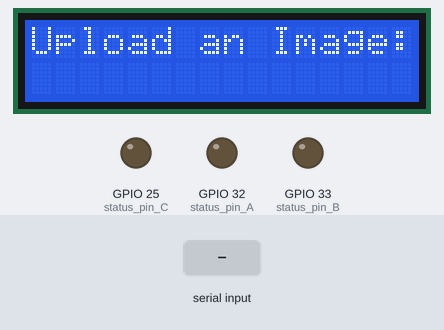
Simulated run of this sketch. Board: ESP32. Shown: 16×2 character LCD, output pins drawn as LEDs (lit = HIGH). Inputs (shaded band) come from the test bench.

Above: at 1.2 s.
1.3 s: "1\n" received over Serial
At 1.9 s:
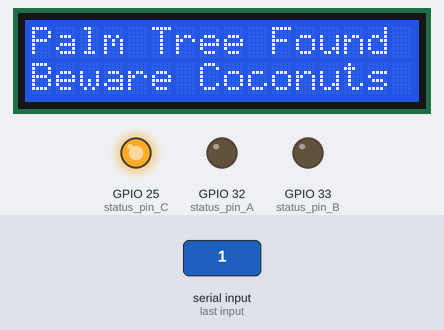
2.8 s: "2\n" received over Serial
At 4.0 s:
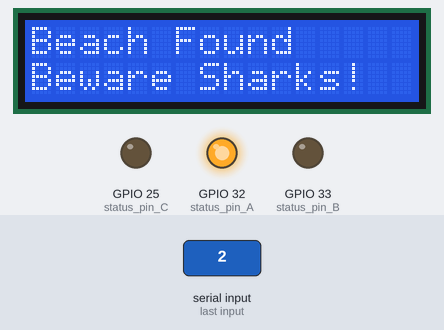
4.3 s: "3\n" received over Serial
At 5.4 s:
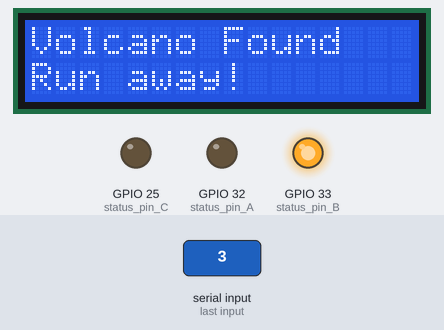
5.8 s: "90,45\n" received over Serial
At 6.4 s:
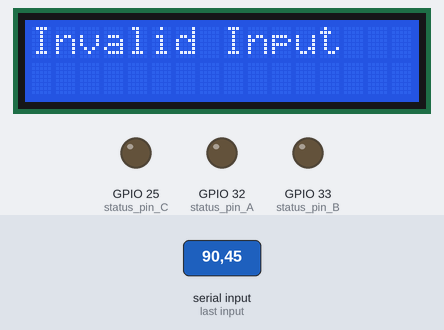
7.3 s: "0\n" received over Serial
At 7.6 s:
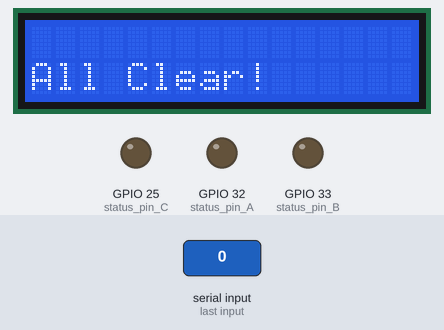
8.8 s: "30,150\n" received over Serial
At 9.9 s:
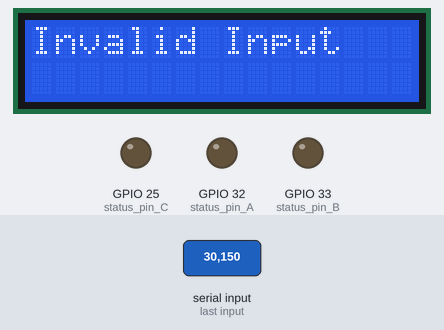
Timing chart, 0 to 11.3 s (numbered marks = the images above; inputs shaded):
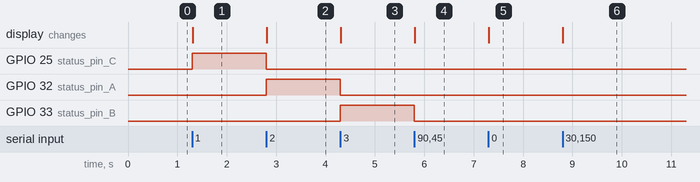

Measured:
- after the input at 1.3 s, GPIO 25 (status_pin_C): LOW → HIGH at once; the display: changes at once (image 1)
- after the input at 2.8 s, GPIO 25 (status_pin_C): HIGH → LOW at once; GPIO 32 (status_pin_A): LOW → HIGH at once; the display: changes at once (image 2)
- after the input at 4.3 s, GPIO 32 (status_pin_A): HIGH → LOW at once; GPIO 33 (status_pin_B): LOW → HIGH at once; the display: changes at once (image 3)
- after the input at 5.8 s, GPIO 33 (status_pin_B): HIGH → LOW at once; the display: changes at once (image 4)
- after the input at 7.3 s, the display: changes at once (image 5)
- after the input at 8.8 s, the display: changes at once (image 6)

The sketch:

takesSerialInput.ino
```cpp
#include <LiquidCrystal.h>
#include "StatusLight.h"

// Define the GPIO pins on the ESP32 connected to the LCD
const int rs = 4, en = 16, d4 = 17, d5 = 5, d6 = 18, d7 = 19;
const int status_pin_A = 32, status_pin_B = 33, status_pin_C = 25; // Status light pins

LiquidCrystal lcd(rs, en, d4, d5, d6, d7);
StatusLight myStatusLight(status_pin_A, status_pin_B, status_pin_C);

void setup() {
  // Initialize LCD
  lcd.begin(16, 2); // Adjust according to your LCD's dimensions
  lcd.print("Upload an Image:");
  Serial.begin(115200); // Initialize serial communication with baud rate 115200

  // Initialize Status Light
  myStatusLight.setupStatusLight();
}

void loop() {
  if (Serial.available()) { // Check if data is available to read
    String inputString = Serial.readStringUntil('\n'); // Read input as string until newline
    int inputNumber = inputString.toInt(); // Convert string to integer

    if (inputString.length() > 0 && inputNumber >= 0 && inputNumber <= 3) { // Check if input is valid
      lcd.clear(); // Clear the LCD screen
      lcd.setCursor(0, 1); // Set cursor to the second line

      // Display different messages based on input number
      switch (inputNumber) {
        case 0:
          myStatusLight.turnOff();
          lcd.print("All Clear!");
          break;
        case 1:
          myStatusLight.setSolid(status_pin_C);
          lcd.setCursor(0, 0); // Set cursor to first row, first column
          lcd.print("Palm Tree Found");
          lcd.setCursor(0, 1); // Set cursor to second row, first column
          lcd.print("Beware Coconuts");
          break;
        case 2:
          myStatusLight.setSolid(status_pin_A);
          lcd.setCursor(0, 0); // Set cursor to first row, first column
          lcd.print("Beach Found");
          lcd.setCursor(0, 1); // Set cursor to second row, first column
          lcd.print("Beware Sharks!");
          break;
        case 3:
          myStatusLight.setSolid(status_pin_B);
          lcd.setCursor(0, 0); // Set cursor to first row, first column
          lcd.print("Volcano Found");
          lcd.setCursor(0, 1); // Set cursor to second row, first column
          lcd.print("Run away!");
          break;
      }
    } else { // Invalid input
      myStatusLight.turnOff();
      lcd.clear(); // Clear the LCD screen
      lcd.print("Invalid Input");
    }
  }
}
```

StatusLight.cpp
```cpp
//StatusLight.cpp

#include "StatusLight.h"

//constructor defined
StatusLight::StatusLight(int pinA, int pinB, int pinC)
: PIN_A(pinA), PIN_B(pinB), PIN_C(pinC) {}

void StatusLight::setupStatusLight()
{
  pinMode(PIN_A, OUTPUT);
  pinMode(PIN_B, OUTPUT);
  pinMode(PIN_C, OUTPUT);
}

void StatusLight::setSolid(int pin)
{
  //allows for redundant calls without toggle
  if(digitalRead(pin) == LOW)
  {
    digitalWrite(PIN_A, (pin == PIN_A) ? HIGH : LOW);
    digitalWrite(PIN_B, (pin == PIN_B) ? HIGH : LOW);
    digitalWrite(PIN_C, (pin == PIN_C) ? HIGH : LOW);
  }
}

void StatusLight::setBlink(int pin)
{
  digitalWrite(PIN_A, LOW);
  digitalWrite(PIN_B, LOW);
  digitalWrite(PIN_C, LOW);

  unsigned long startTime = millis();
  int flashCount = 0;
  bool isOn = false;

  while (flashCount < NUM_FLASHES * 2) // ensures always an even number
  {
    if (millis() - startTime >= FLASH_DELAY)
    {
      // Toggle the LED state of the specified pin
      digitalWrite(pin, isOn ? LOW : HIGH);
      isOn = !isOn;

      // Reset start time for the next flash
      startTime = millis();
      flashCount++;
    }
  }
digitalWrite(pin, LOW);
}

void StatusLight::turnOff()
{
    digitalWrite(PIN_A, LOW);
    digitalWrite(PIN_B, LOW);
    digitalWrite(PIN_C, LOW);
}
```

StatusLight.h
```cpp
//StatusLight.h

#ifndef STATUS_LIGHT_H
#define STATUS_LIGHT_H

#include <Arduino.h>

class StatusLight
{
  public:
    //basic constructor takes 3 LED pins
    StatusLight(int pinA, int pinB, int pinC);

    //configures IO pins
    void setupStatusLight();

    //pin number entered is what is set solid
    void setSolid(int pin);

    //pin number is one which flashes
    void setBlink(int pin);

    void turnOff();

  private:
    //store values of each pin number. required
    const int PIN_A;
    const int PIN_B;
    const int PIN_C;

    const int FLASH_DELAY = 500; //delay it is on/off in millis
    const int NUM_FLASHES = 2; //amount of flashes
};

#endif
```
